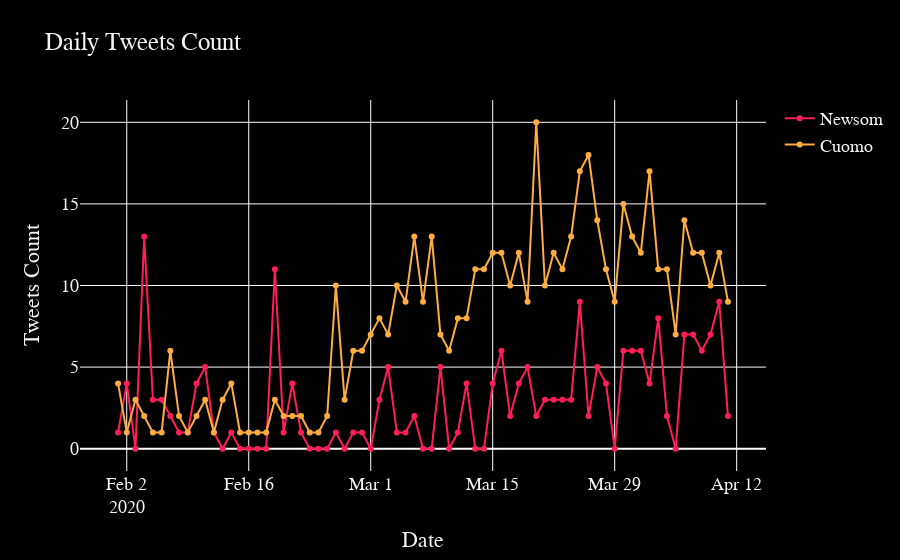

The code cell stored with this chart in its notebook:
### Code cell
x = count_fullDate['date']
y0 = count_fullDate['count_Newsom']
y1 = count_fullDate['count_Cuomo']

# Create traces
fig = go.Figure()
fig.add_trace(go.Scatter(x=x, y=y0,
                    mode='lines+markers',
                    name='Newsom',
                    marker = dict(color = '#ff1e56',)))
fig.add_trace(go.Scatter(x=x, y=y1,
                    mode='lines+markers',
                    name='Cuomo',
                    marker = dict(color = '#ffac41',)))

fig.update_layout(
    title="Daily Tweets Count",
    xaxis_title="Date",
    yaxis_title="Tweets Count",
    paper_bgcolor='#000000',
    plot_bgcolor='#000000',
    font=dict(
        family="Courier New, monospace",
        size=18,
        color="#f4f4f4")
)

fig.show()
